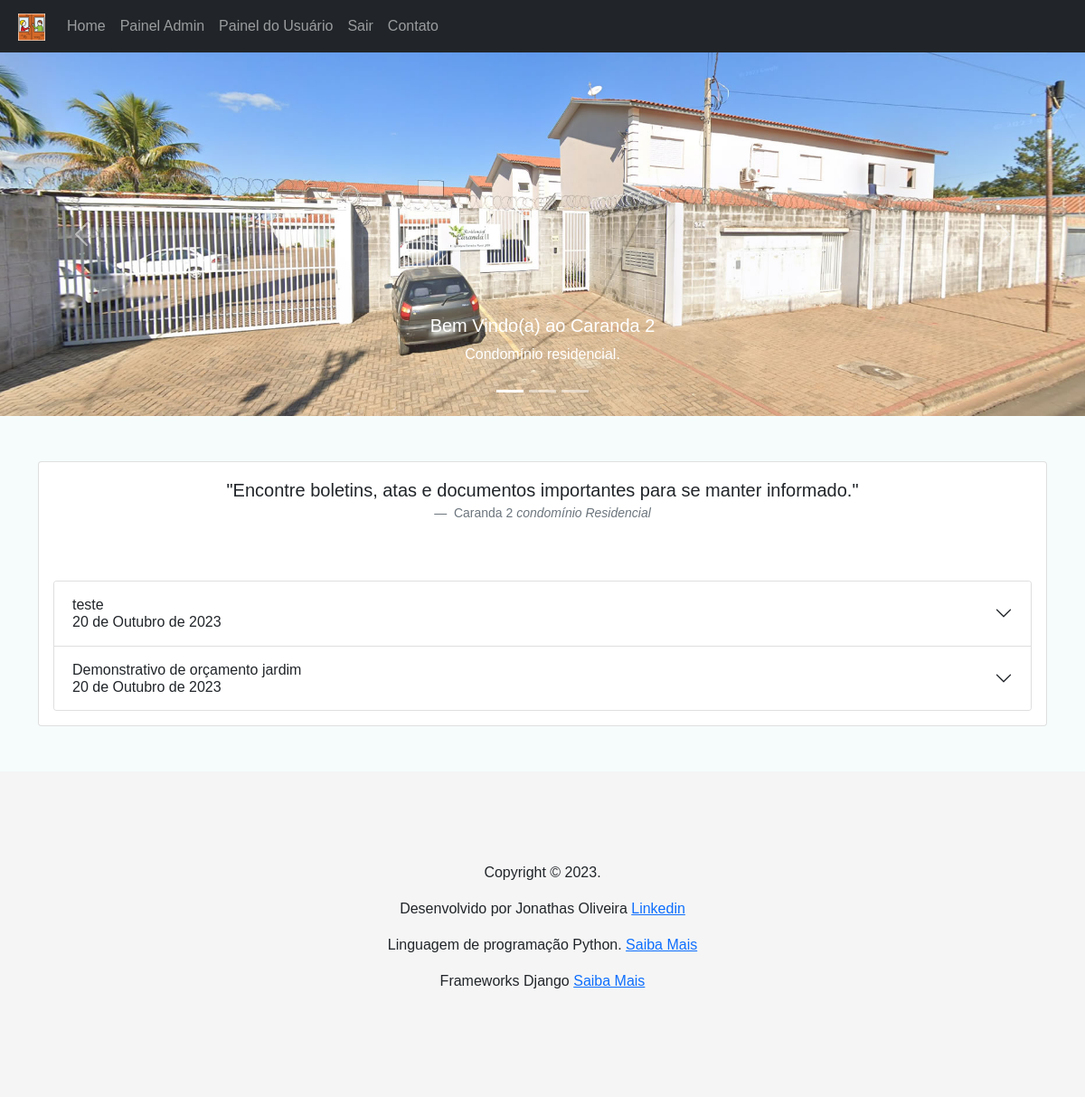
/report/ (signed in), run on the app's committed database.
### report/models.py (models this page shows, shortened)
class Reportfile(models.Model):
    title = models.CharField(max_length=100)
    text = models.TextField()
    file = models.FileField(upload_to='upload/')
    created = models.DateField(auto_now_add=True, null=True, blank=True)

### report/views.py (the view)
# urls.py: path('report/', include('report.urls')),
@login_required
def report(request):
    items = Reportfile.objects.all().order_by('-id')
    return render(request, 'report.html', {'itens': items})

### report/templates/report.html (shortened to what this page needs)
{% extends 'base.html' %}
{% load static %}
{% block content %}
<div class="container">
  <div class="row">
      <div class="col-mb-1">
        <div class="card">
          <div class="card-body">
            <figure class="text-center">
              <blockquote class="blockquote">
                <p>"Encontre boletins, atas e documentos importantes para se manter informado."</p>
              </blockquote>
              <figcaption class="blockquote-footer">
                Caranda 2 <cite title="Source Title">condomínio Residencial</cite>
              </figcaption>
            </figure>
            <br><br>
            <div class="accordion" id="accordionExample">
              {% for item in itens %}
              <div class="accordion-item">
                <h2 class="accordion-header" id="heading{{ item.id }}">
                  <button class="accordion-button collapsed" type="button" data-bs-toggle="collapse" data-bs-target="#collapse{{ item.id }}" aria-expanded="false" aria-controls="collapse{{ item.id }}">
                    {{ item.title }} <br> {{ item.created }}
                  </button>
                </h2>
              </div>
              {% endfor %}
            </div>
          </div>
        </div>
      </div>
  </div>
</div>
{% endblock %}

### media/static/css/style.css (style rules this page uses)
* { margin: 0; padding: 0; box-sizing: border-box; font-family: Arial, sans-serif; }
.container { padding: 50px; }

### data on the page
Reportfile: title "teste", created "20 de Outubro de 2023"
Reportfile: title "Demonstrativo de orçamento jardim", created "20 de Outubro de 2023"
